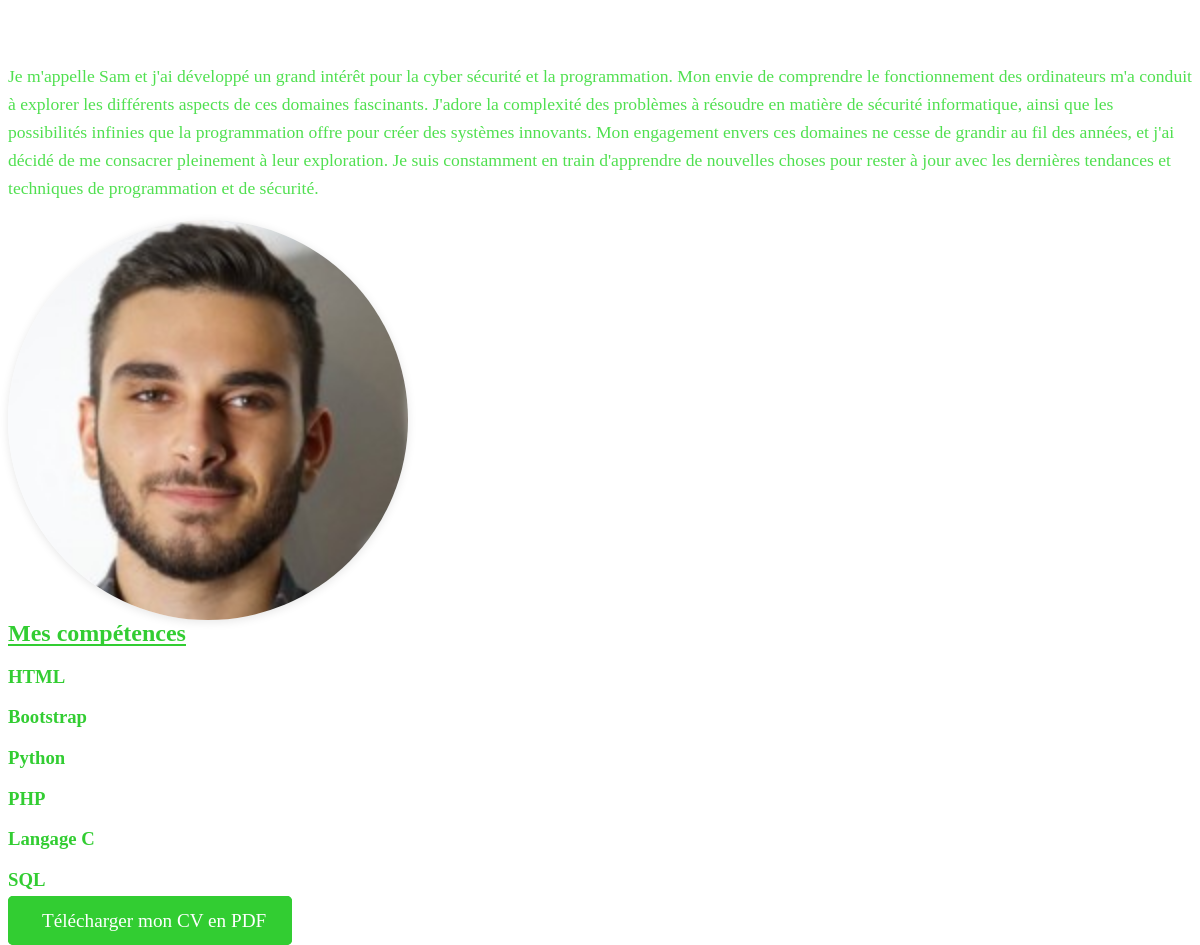
The app's page /cv.php with its own data.
### tables this page shows
CREATE TABLE `cv` (
  `id` int(11) NOT NULL,
  `description` text NOT NULL,
  `img_profile` varchar(255) NOT NULL
);

CREATE TABLE `competences` (
  `id` int(11) NOT NULL,
  `titre` varchar(255) NOT NULL,
  `img` varchar(255) NOT NULL
);

### cv.php (the view, shortened to what this page needs)
<?php
  $db = new mysqli('localhost', 'root', '', 'portfolio');
  $query = "SELECT description, img_profile FROM cv";
  $result = $db->query($query);
  if ($result) {
    $row = $result->fetch_assoc();
    $description = $row['description'];
    $img_profile = $row['img_profile'];
  }
  $query2 = "SELECT titre, img FROM competences";
  $result2 = $db->query($query2);
?>
<div class="section pt-4 px-3 px-lg-4" id="about">
  <div class="container-narrow mx-auto">
    <div class="row">
      <div class="col-md-6">
        <div class="px-3">
          <br>
          <br>
            <p><?= $description; ?></p>
        </div>
      </div>
      <div class="col-md-5 offset-md-1" data-aos="fade-left" data-aos-delay="100">
        <div class="px-3">
          <img class="avatar img-fluid mt-2" src="<?= $img_profile; ?>" width="400" height="400" alt="Sam Levy" />
        </div>
      </div>
    </div>
  </div>
</div>
<div class="section px-3 px-lg-4 pt-5">
  <div class="container-narrow">
    <div class="text-center mb-5">
      <h2 class="marker marker-center">Mes compétences</h2>
    </div>
    <div class="row">
      <?php
        if ($result2) {
          $rows = $result2->fetch_all(MYSQLI_ASSOC);
          foreach ($rows as $row2) {
            $titre = $row2['titre'];
            ?>
              <div class="col-md-4">
                <div class="skill-block text-center">
                  <h3> <?= $titre ?></h3>
                </div>
              </div>
            <?php
          }
        }
      ?>
    </div>
  </div>
</div>
<div class="container mt-5">
    <div class="row">
      <div class="col text-center">
        <a href="assets/docs/cv.pdf" class="btn download-btn">
          <i class="fas fa-download"></i> Télécharger mon CV en PDF
        </a>
      </div>
    </div>
  </div>

### cv.php (style rules this page uses)
h1, h2, h3 { color: #32cd32; }
.marker { position: relative; display: inline; }
.marker-center::before { content: ''; position: absolute; background-color: #32cd32; height: 2px; width: 100%; bottom: 0; left: 0; }
img { border-radius: 50%; box-shadow: 0 2px 10px rgba(0, 0, 0, 0.1); }
p { font-size: 1.1rem; line-height: 1.6; color: #50e050; }
.download-btn { background-color: #32cd32; color: white; border: 2px solid #32cd32; border-radius: 5px; font-size: 1.2rem; padding: 12px 24px; transition: all 0.3s ease; text-decoration: none; }

### records on screen
cv: description "Je m'appelle Sam et j'ai développé un grand intérêt pour la cyber sécurité et la programmation. Mon envie de comprendre le fonctionnement des ordinateurs m'a conduit à explorer les différents aspects de ces domaines fascinants. J'adore la complexité des problèmes à résoudre en matière de sécurité informatique, ainsi que les possibilités infinies que la programmation offre pour créer des systèmes innovants. Mon engagement envers ces domaines ne cesse de grandir au fil des années, et j'ai décidé de me consacrer pleinement à leur exploration. Je suis constamment en train d'apprendre de nouvelles choses pour rester à jour avec les dernières tendances et techniques de programmation et de…", img_profile (picture)
competences: titre "HTML"
competences: titre "Bootstrap"
competences: titre "Python"
competences: titre "PHP"
competences: titre "Langage C"
competences: titre "SQL"
